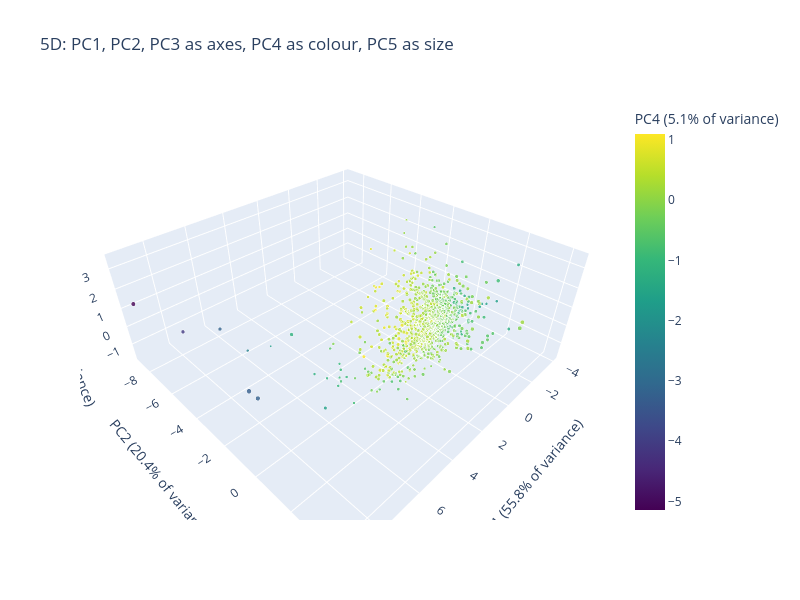

Source (notebook cell):
### Markdown cell above
* The colour is a fourth dimension, and it carries 5.08 percent of the variance. Its range is narrow beside the axes' ranges, so neighbouring shades are hard to tell apart and a trend in colour is hard to see. Colour is a good channel for a coarse variable and a poor one for a subtle one.

Q. Add the fifth component as marker size.

### Code cell
# marker size cannot be negative, so PC5 is shifted to start above 0; only the differences in size carry meaning
size_pc5 = scores_six["PC5"] - scores_six["PC5"].min() + 0.5
still_3d(scores_six["PC1"], scores_six["PC2"], scores_six["PC3"], color=scores_six["PC4"], color_label=pc_label(4),
         size=8 + 12 * size_pc5, title="5D: PC1, PC2, PC3 as axes, PC4 as colour, PC5 as size (still view)")
plt.show()

fig = px.scatter_3d(scores_six.assign(PC5_shifted=size_pc5), x="PC1", y="PC2", z="PC3", color="PC4", size="PC5_shifted", size_max=8,
                    color_continuous_scale="Viridis", labels={**{f"PC{n}": pc_label(n) for n in range(1, 6)}, "PC5_shifted": "PC5, shifted"},
                    title="5D: PC1, PC2, PC3 as axes, PC4 as colour, PC5 as size", width=800, height=600)
fig.update_traces(marker={"opacity": 0.8})
fig.show()

### Figure 1 — Plotly figure (JSON) as saved in the notebook; plotly's stock layout.template omitted (floating-point values rounded to 4 significant figures; data arrays with more than 128 entries replaced by an {"elided": "..."} marker saying what was removed)
{"data": [{"hovertemplate": "PC1 (55.8% of variance)=%{x}<br>PC2 (20.4% of variance)=%{y}<br>PC3 (17.2% of variance)=%{z}<br>PC5, shifted=%{marker.size}<br>PC4 (5.1% of variance)=%{marker.color}<extra></extra>", "legendgroup": "", "marker": {"color": {"elided": "821 float values"}, "coloraxis": "coloraxis", "opacity": 0.8, "size": {"elided": "821 float values"}, "sizemode": "area", "sizeref": 0.04574, "symbol": "circle"}, "mode": "markers", "name": "", "scene": "scene", "showlegend": false, "type": "scatter3d", "x": {"elided": "821 float values"}, "y": {"elided": "821 float values"}, "z": {"elided": "821 float values"}}], "layout": {"coloraxis": {"autocolorscale": false, "colorbar": {"title": {"text": "PC4 (5.1% of variance)"}}, "colorscale": [[0.0, "#440154"], [0.1111, "#482878"], [0.2222, "#3e4989"], [0.3333, "#31688e"], [0.4444, "#26828e"], [0.5556, "#1f9e89"], [0.6667, "#35b779"], [0.7778, "#6ece58"], [0.8889, "#b5de2b"], [1.0, "#fde725"]]}, "height": 600, "legend": {"itemsizing": "constant", "tracegroupgap": 0}, "scene": {"domain": {"x": [0.0, 1.0], "y": [0.0, 1.0]}, "xaxis": {"title": {"text": "PC1 (55.8% of variance)"}}, "yaxis": {"title": {"text": "PC2 (20.4% of variance)"}}, "zaxis": {"title": {"text": "PC3 (17.2% of variance)"}}}, "title": {"text": "5D: PC1, PC2, PC3 as axes, PC4 as colour, PC5 as size"}, "width": 800}}
